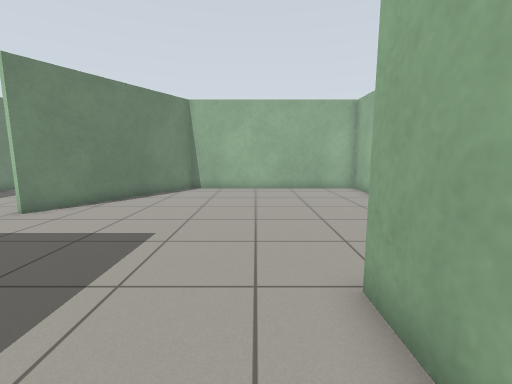
[1] (above)

15 first-person views from a walk through a Gazebo world. The camera is 0.94 m above the floor, tilts 8° down and sees 90° across. The floor is counted in squares, 0.5 m on a side. Each view is taken from the middle of a square. On the plan, view 1 faces up. The plan holds only what a view shows up to about 15 squares ahead; the rest is blank.

[2]
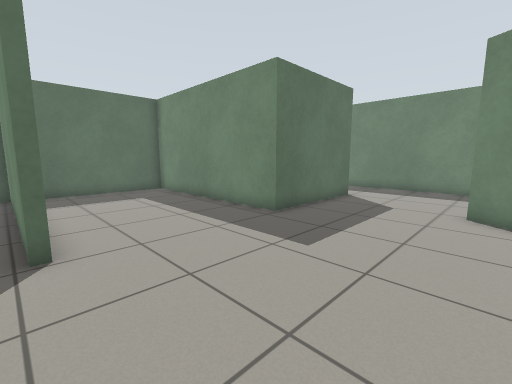

[3]
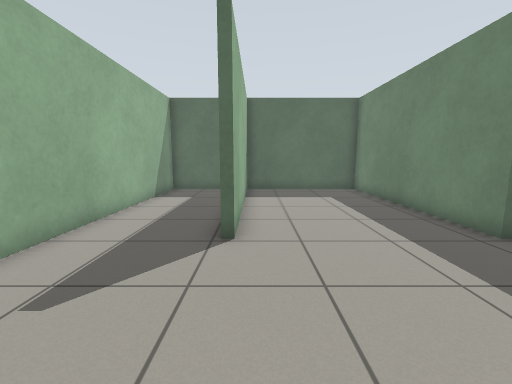

[4]
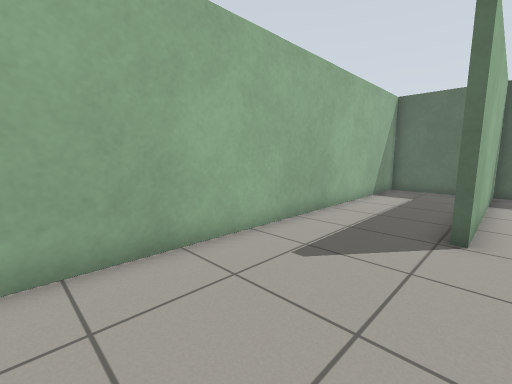

[5]
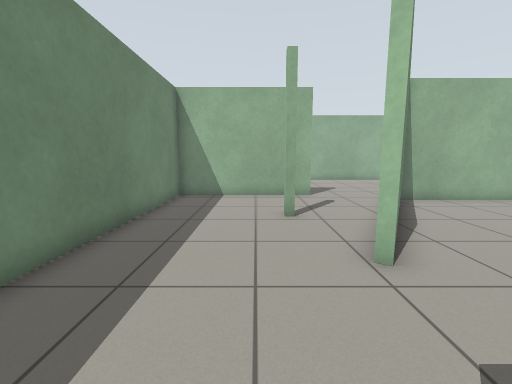

[6]
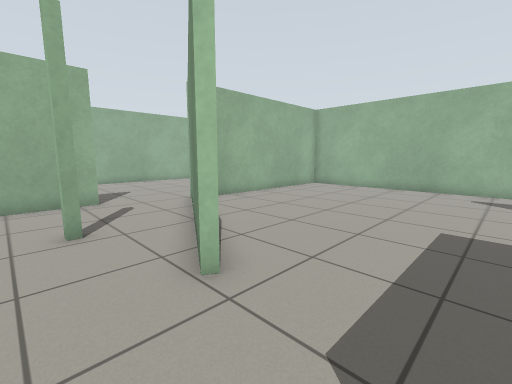

[7]
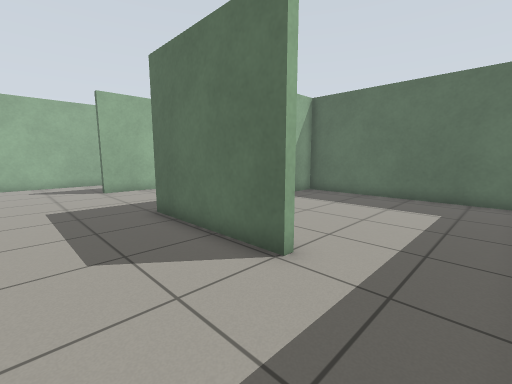

[8]
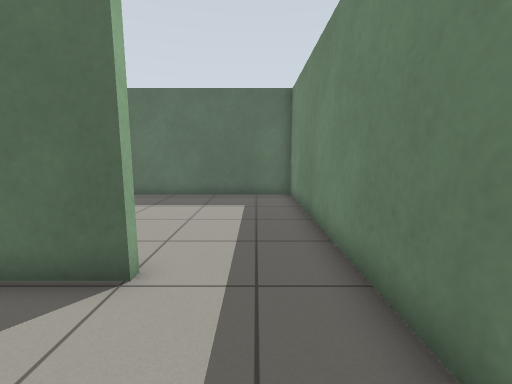

[9]
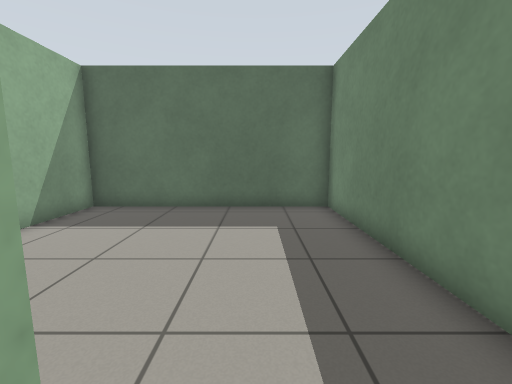

[10]
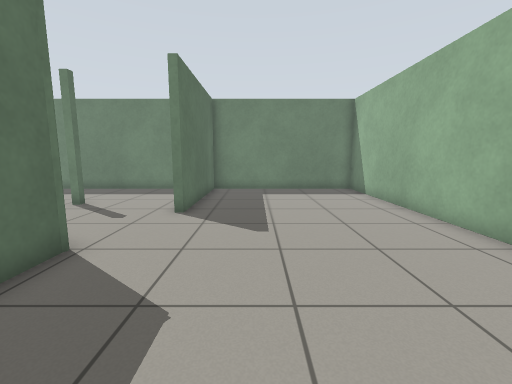

[11]
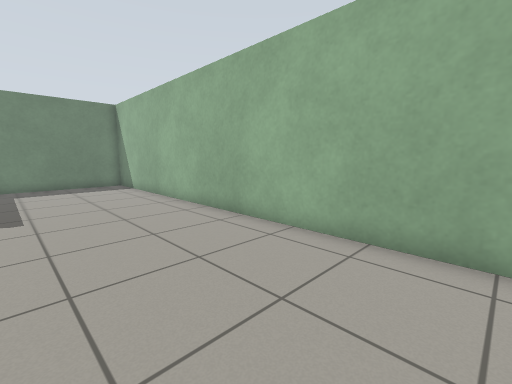

[12]
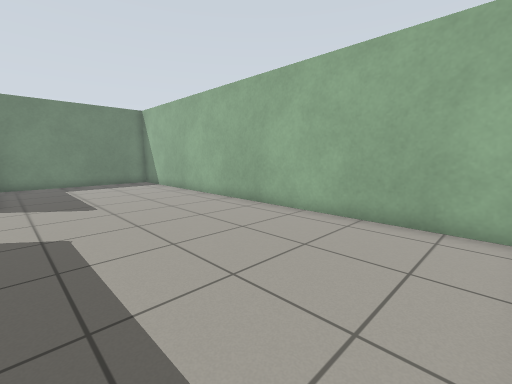

[13]
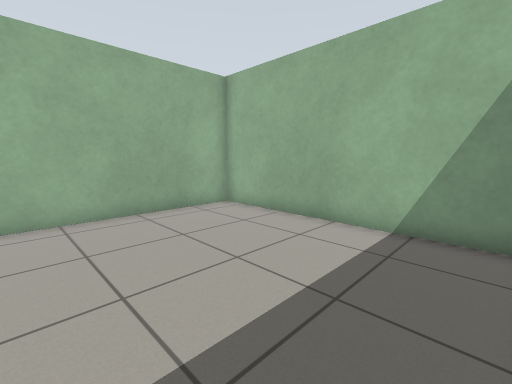

[14]
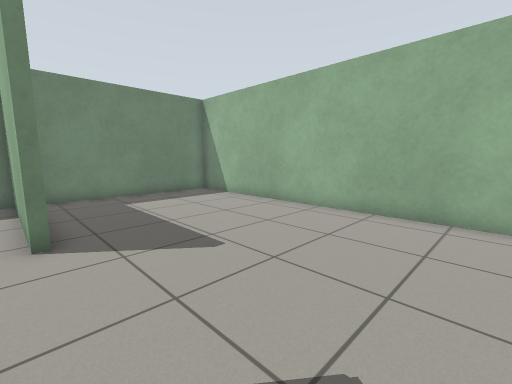

[15]
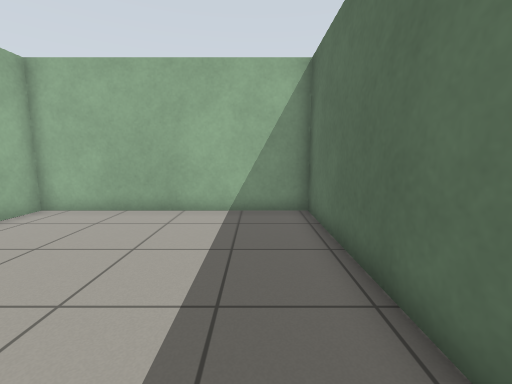

### Floor plan
Ten units are one square. View 1 is at (0, 0); x grows to the right and y downward. Boxes are objects, and circles mark ways between rooms. Rooms are numbered by the first view taken in them; rooms with no view inside come last. Other rooms are left out.
<svg viewBox="-142 -250 204 310">
<path fill="none" stroke="#000" d="M-76 -34 -46 -34 -46 55 15 55 15 -34 18 -34 18 55 57 55 57 -110M57 -128 57 -149 -38 -149 -76 -82M-91 -118 -91 -122M-88 -122 -88 -118M-76 -82 -79 -83 -48 -137M-84 -163 -137 -163 -137 -34M-101 -34 -76 -34M-72 -163 -84 -163M-48 -137 -39 -152 57 -152 57 -245 -137 -245 -137 -166 -74 -166M-137 -34 -137 55 -49 55 -49 24"/>
<circle cx="-70" cy="-55" r="3" fill="#2a7"/>
<circle cx="-70" cy="-153" r="3" fill="#2a7"/>
<circle cx="-120" cy="-30" r="3" fill="#2a7"/>
<text x="0" y="-50">1</text>
<text x="-100" y="-100">2</text>
<text x="-40" y="-200">3</text>
<text x="-100" y="10">4</text>
</svg>
Room 1 opens to room 2. Room 2 opens to room 3. Room 2 opens to room 4.

Where each view was taken, in squares from view 1:
view 1: 0 up, 0 right, facing up
view 2: 9 up, 2 right, facing down-left
view 3: 9 up, 1 right, facing down
view 4: 10 up, 1 right, facing down-right
view 5: 4 up, 10 left, facing up
view 6: 5 up, 10 left, facing up-right
view 7: 7 up, 13 left, facing down-right
view 8: 7 up, 12 left, facing down
view 9: 4 up, 11 left, facing down
view 10: 19 up, 1 right, facing left
view 11: 19 up, 4 right, facing up-left
view 12: 17 up, 5 right, facing up-left
view 13: 16 up, 1 left, facing up-right
view 14: 16 up, 1 left, facing up-left
view 15: 17 up, 3 left, facing right
